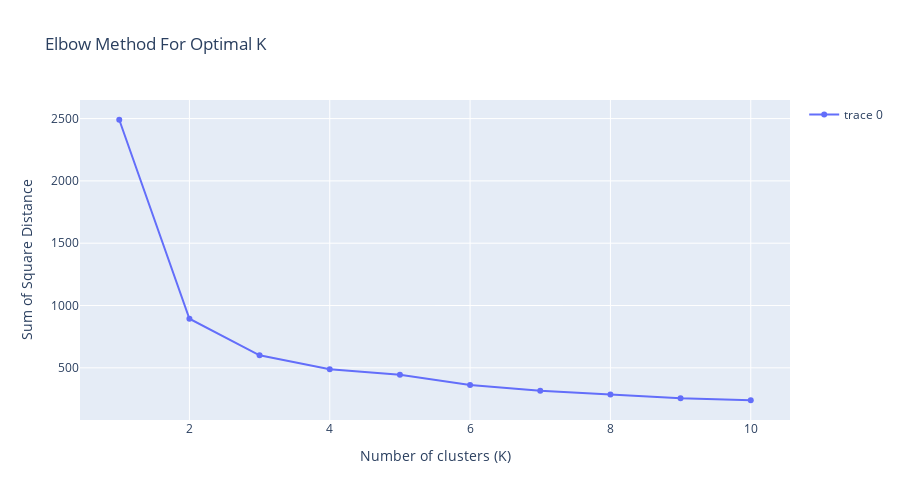

This figure's notebook cell:
### Markdown cell above
## Elbow Method for Optimal K

### Code cell
#scaler = MinMaxScaler()
#clus_col = scaler.fit_transform(df[['avg-total']])
clus_col = df.drop(columns= df[['provinsi']])

k = range(1,11)
wcss = {}
for k in k :
    km = KMeans(n_clusters = k, init='random', random_state=42)
    km.fit(clus_col)
    wcss[k] = km.inertia_


fig = go.Figure(data = go.Scatter(x=list(wcss.keys()), y=list(wcss.values()), mode='lines+markers'))
fig.update_layout(title = 'Elbow Method For Optimal K',
                  xaxis = dict(title='Number of clusters (K)'),
                  yaxis = dict(title='Sum of Square Distance'),
                  showlegend = True,
                  width = 900,
                  height = 500)

fig.show()

### Figure 1 — Plotly figure (JSON) as saved in the notebook; plotly's stock layout.template omitted (floating-point values rounded to 4 significant figures)
{"data": [{"mode": "lines+markers", "type": "scatter", "x": [1, 2, 3, 4, 5, 6, 7, 8, 9, 10], "y": [2490.0, 893.9, 600.5, 487.9, 445.0, 363.1, 315.7, 287.0, 256.9, 240.0]}], "layout": {"height": 500, "showlegend": true, "title": {"text": "Elbow Method For Optimal K"}, "width": 900, "xaxis": {"title": {"text": "Number of clusters (K)"}}, "yaxis": {"title": {"text": "Sum of Square Distance"}}}}
